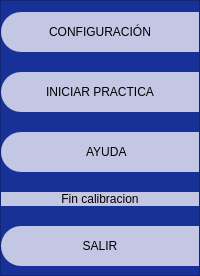
        <widget class="QFrame" name="frame_lateral">
         <property name="minimumSize">
          <size>
           <width>200</width>
           <height>0</height>
          </size>
         </property>
         <property name="maximumSize">
          <size>
           <width>0</width>
           <height>16777215</height>
          </size>
         </property>
         <property name="layoutDirection">
          <enum>Qt::LeftToRight</enum>
         </property>
         <property name="autoFillBackground">
          <bool>false</bool>
         </property>
         <property name="styleSheet">
          <string notr="true">
QFrame{
background-color:#173199;
}



QPushButton{
background-color: #C4C7E4;
border-top-left-radius: 20px;
border-bottom-left-radius: 20px;

font: 75 12pt &quot;Arial Narrow&quot;;
	
}

QPushButton:hover{
background-color: white;
border-top-left-radius: 20px;
border-bottom-left-radius: 20px;

font: 75 12pt &quot;Arial Narrow&quot;;
}</string>
         </property>
         <property name="frameShape">
          <enum>QFrame::StyledPanel</enum>
         </property>
         <property name="frameShadow">
          <enum>QFrame::Plain</enum>
         </property>
         <layout class="QVBoxLayout" name="verticalLayout_2">
          <property name="spacing">
           <number>20</number>
          </property>
          <property name="leftMargin">
           <number>0</number>
          </property>
          <property name="rightMargin">
           <number>0</number>
          </property>
          <property name="bottomMargin">
           <number>9</number>
          </property>
          <item>
           <widget class="QPushButton" name="bt_configuracion">
            <property name="minimumSize">
             <size>
              <width>0</width>
              <height>40</height>
             </size>
            </property>
            <property name="contextMenuPolicy">
             <enum>Qt::DefaultContextMenu</enum>
            </property>
            <property name="layoutDirection">
             <enum>Qt::LeftToRight</enum>
            </property>
            <property name="text">
             <string>CONFIGURACIÓN</string>
            </property>
            <property name="icon">
             <iconset>
              <normaloff>Configuracion_inicial.png</normaloff>Configuracion_inicial.png</iconset>
            </property>
            <property name="iconSize">
             <size>
              <width>32</width>
              <height>32</height>
             </size>
            </property>
           </widget>
          </item>
          <item>
           <widget class="QPushButton" name="bt_uno">
            <property name="minimumSize">
             <size>
              <width>0</width>
              <height>40</height>
             </size>
            </property>
            <property name="toolTipDuration">
             <number>0</number>
            </property>
            <property name="styleSheet">
             <string notr="true"/>
            </property>
            <property name="text">
             <string>INICIAR PRACTICA</string>
            </property>
            <property name="icon">
             <iconset>
              <normaloff>Iniciar_practica.png</normaloff>Iniciar_practica.png</iconset>
            </property>
            <property name="iconSize">
             <size>
              <width>32</width>
              <height>32</height>
             </size>
            </property>
           </widget>
          </item>
          <item>
           <widget class="QPushButton" name="bt_dos">
            <property name="minimumSize">
             <size>
              <width>0</width>
              <height>40</height>
             </size>
            </property>
            <property name="styleSheet">
             <string notr="true"/>
            </property>
            <property name="text">
             <string>    AYUDA</string>
            </property>
            <property name="icon">
             <iconset>
              <normaloff>Ayuda.png</normaloff>Ayuda.png</iconset>
            </property>
            <property name="iconSize">
             <size>
              <width>32</width>
              <height>32</height>
             </size>
            </property>
           </widget>
          </item>
          <item>
           <widget class="QPushButton" name="pushButton_12">
            <property name="text">
             <string>Fin calibracion</string>
            </property>
           </widget>
          </item>
          <item>
           <widget class="QPushButton" name="bt_tres">
            <property name="minimumSize">
             <size>
              <width>0</width>
              <height>40</height>
             </size>
            </property>
            <property name="styleSheet">
             <string notr="true"/>
            </property>
            <property name="text">
             <string>SALIR</string>
            </property>
            <property name="icon">
             <iconset>
              <normaloff>Salir.png</normaloff>Salir.png</iconset>
            </property>
            <property name="iconSize">
             <size>
              <width>32</width>
              <height>32</height>
             </size>
            </property>
           </widget>
          </item>
         </layout>
        </widget>
